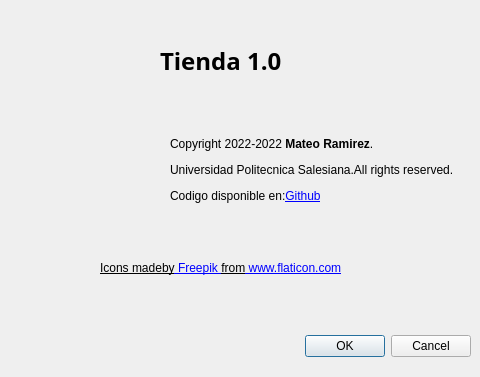
<?xml version="1.0" encoding="UTF-8"?>
<ui version="4.0">
 <class>acerca</class>
 <widget class="QDialog" name="acerca">
  <property name="geometry">
   <rect>
    <x>0</x>
    <y>0</y>
    <width>480</width>
    <height>377</height>
   </rect>
  </property>
  <property name="windowTitle">
   <string>Acerca de Tienda</string>
  </property>
  <widget class="QDialogButtonBox" name="buttonBox">
   <property name="geometry">
    <rect>
     <x>10</x>
     <y>330</y>
     <width>461</width>
     <height>32</height>
    </rect>
   </property>
   <property name="orientation">
    <enum>Qt::Horizontal</enum>
   </property>
   <property name="standardButtons">
    <set>QDialogButtonBox::Cancel|QDialogButtonBox::Ok</set>
   </property>
  </widget>
  <widget class="QLabel" name="label">
   <property name="geometry">
    <rect>
     <x>160</x>
     <y>40</y>
     <width>181</width>
     <height>41</height>
    </rect>
   </property>
   <property name="font">
    <font>
     <family>Century Gothic</family>
     <pointsize>18</pointsize>
     <weight>75</weight>
     <italic>false</italic>
     <bold>true</bold>
    </font>
   </property>
   <property name="text">
    <string>Tienda 1.0</string>
   </property>
  </widget>
  <widget class="QLabel" name="label_2">
   <property name="geometry">
    <rect>
     <x>20</x>
     <y>110</y>
     <width>131</width>
     <height>111</height>
    </rect>
   </property>
   <property name="text">
    <string/>
   </property>
   <property name="pixmap">
    <pixmap resource="Recursos.qrc">:/Recursos/tienda.png</pixmap>
   </property>
   <property name="scaledContents">
    <bool>true</bool>
   </property>
  </widget>
  <widget class="QLabel" name="label_3">
   <property name="geometry">
    <rect>
     <x>170</x>
     <y>100</y>
     <width>311</width>
     <height>141</height>
    </rect>
   </property>
   <property name="text">
    <string>&lt;html&gt;&lt;head/&gt;&lt;body&gt;&lt;p&gt;Copyright 2022-2022&lt;span style=&quot; font-weight:600;&quot;&gt; Mateo Ramirez&lt;/span&gt;. &lt;/p&gt;&lt;p&gt;Universidad Politecnica Salesiana.All rights reserved. &lt;/p&gt;&lt;p&gt;Codigo disponible en:&lt;a href=&quot;https://github.com/MateoProgramador/P59-Qt-Salarios.git&quot;&gt;&lt;span style=&quot; text-decoration: underline; color:#0000ff;&quot;&gt;Github&lt;/span&gt;&lt;/a&gt;&lt;/p&gt;&lt;/body&gt;&lt;/html&gt;</string>
   </property>
  </widget>
  <widget class="QLabel" name="label_4">
   <property name="geometry">
    <rect>
     <x>100</x>
     <y>260</y>
     <width>311</width>
     <height>16</height>
    </rect>
   </property>
   <property name="text">
    <string>&lt;html&gt;&lt;head/&gt;&lt;body&gt;&lt;p&gt;&lt;a href=&quot;https://www.flaticon.es/iconos-gratis/dinero&quot;&gt;&lt;span style=&quot; text-decoration: underline; color:#000000;&quot;&gt;Icons madeby&lt;/span&gt;&lt;/a&gt;&lt;a href=&quot;https://www.flaticon.es/iconos-gratis/dinero&quot;&gt;&lt;span style=&quot; text-decoration: underline; color:#0000ff;&quot;&gt; Freepik &lt;/span&gt;&lt;/a&gt;&lt;a href=&quot;https://www.flaticon.es/iconos-gratis/dinero&quot;&gt;&lt;span style=&quot; text-decoration: underline; color:#000000;&quot;&gt;from&lt;/span&gt;&lt;/a&gt;&lt;a href=&quot;https://www.flaticon.es/iconos-gratis/dinero&quot;&gt;&lt;span style=&quot; text-decoration: underline; color:#0000ff;&quot;&gt; www.flaticon.com&lt;/span&gt;&lt;/a&gt;&lt;/p&gt;&lt;/body&gt;&lt;/html&gt;</string>
   </property>
  </widget>
 </widget>
 <resources>
  <include location="Recursos.qrc"/>
 </resources>
 <connections>
  <connection>
   <sender>buttonBox</sender>
   <signal>accepted()</signal>
   <receiver>acerca</receiver>
   <slot>accept()</slot>
   <hints>
    <hint type="sourcelabel">
     <x>248</x>
     <y>254</y>
    </hint>
    <hint type="destinationlabel">
     <x>157</x>
     <y>274</y>
    </hint>
   </hints>
  </connection>
  <connection>
   <sender>buttonBox</sender>
   <signal>rejected()</signal>
   <receiver>acerca</receiver>
   <slot>reject()</slot>
   <hints>
    <hint type="sourcelabel">
     <x>316</x>
     <y>260</y>
    </hint>
    <hint type="destinationlabel">
     <x>286</x>
     <y>274</y>
    </hint>
   </hints>
  </connection>
 </connections>
</ui>
